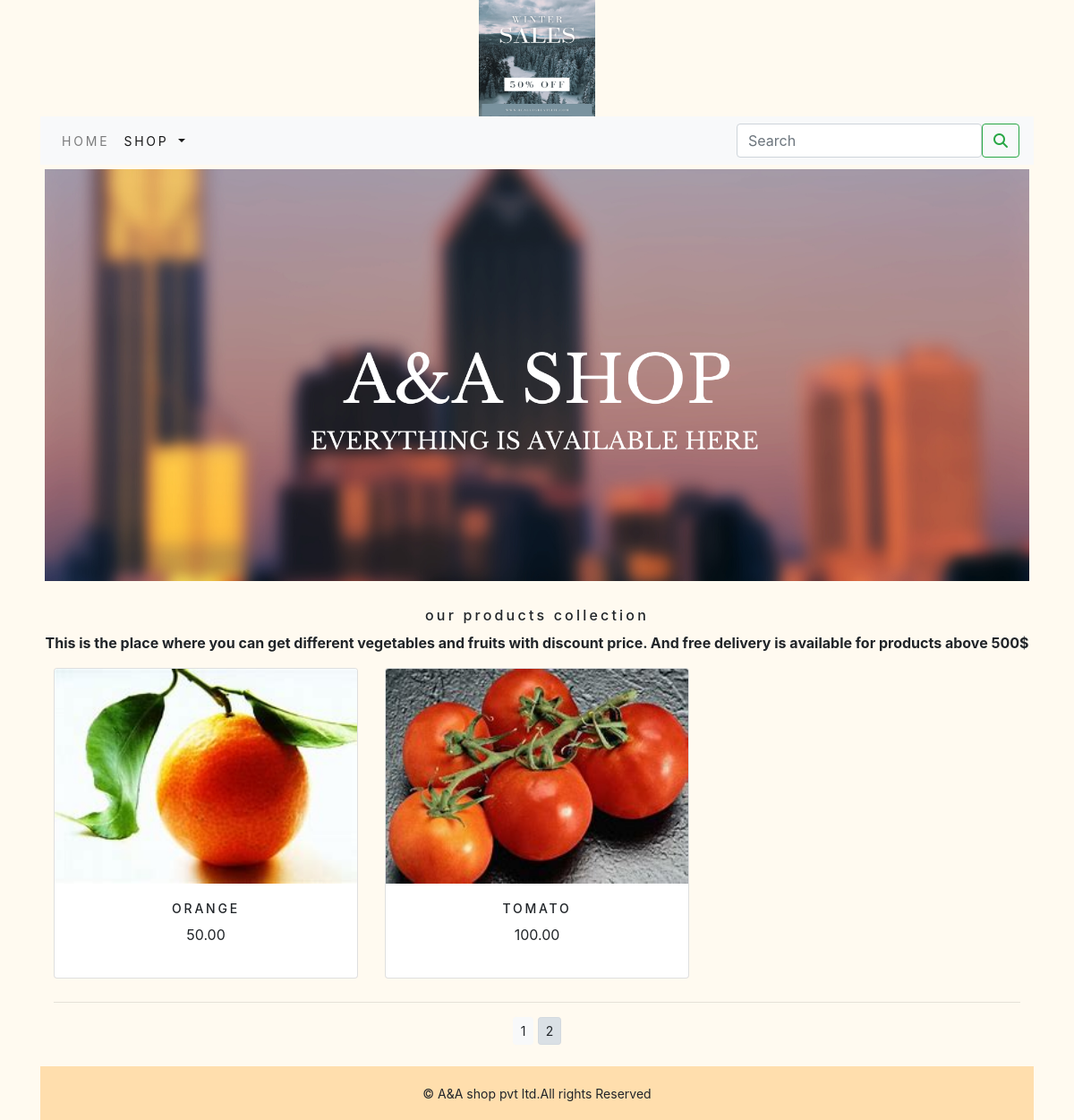
Screenshot of /shop/?page=2 with the database file from the repository.
### shop/models.py (models this page shows, shortened)
class Product(models.Model):
    name = models.CharField(max_length=250, unique=True)
    slug = models.SlugField(max_length=250, unique=True)
    description = models.TextField(blank=True)
    price = models.DecimalField(max_digits=10, decimal_places=2)
    category = models.ForeignKey(category, on_delete=models.CASCADE)
    image = models.ImageField(upload_to='product', blank=True)
    stock = models.IntegerField()
    available = models.BooleanField(default=True)
    created = models.DateTimeField(auto_now_add=True)
    updated = models.DateTimeField(auto_now=True)
    def get_url(self):
        return reverse('shop:proCatdetail',args=[self.category.slug,self.slug])
    class Meta:
        ordering = ('name',)
        verbose_name = 'product'
        verbose_name_plural = 'products'

### shop/views.py (the view)
# urls.py: path('',views.allProdCat,name='allProdCat'),
def allProdCat(request, c_slug=None):
    global paginator
    c_page = None
    products_list = None
    if c_slug!= None:
        c_page = get_object_or_404(category, slug=c_slug)
        products_list = Product.objects.all().filter(category=c_page, available=True)
    else:
        products_list = Product.objects.all().filter(available=True)
    paginator = Paginator(products_list, 6)
    try:
        page = int(request.GET.get('page', '1'))
    except:
        page = 1
    try:
        products = paginator.page(page)
    except (EmptyPage, InvalidPage):
        products = paginator.page(paginator.num_pages)
    return render(request, "category.html", {'category': c_page, 'products': products})

### cart/context_processors.py (called while the page is built)
def counter(request):
    item_count=0
    if 'admin' in request.path:
        return {}
    else:
        try:
            cart=Cart.objects.filter(cart_id=_cart_id(request))
            car_items=CartItem.objects.all().filter(cart=cart[:1])
            for cart_item in car_items:
                item_count += cart_item.quantity
        except Cart.DoesNotExist:
            item_count=0
    return dict(item_count=item_count)

### cart/views.py (called while the page is built)
def _cart_id(request):
    cart = request.session.session_key
    if not cart:
        cart = request.session.create()
    return cart

### shop/context_processors.py (called while the page is built)
def menu_links(request):
    links = category.objects.all()
    return dict(links=links)

### shop/models.py (called while the page is built)
    def get_url(self):
        return reverse('shop:products_by_category',args=[self.slug])

### templates/category.html (shortened to what this page needs)
{% extends 'base.html' %}
{% load static %}
{% block content %}
<div class="mx_auto">
    {% if category %}
         <img class="my_image" src="{{ category.image.url }}" alt="{{category.name}}">
</div>
    <br>
<div>
         <h1 class="text-center my_title">{{category.name}}</h1>
         <p class="text-justify">{{category.description}}</p>
</div>
     {% else %}
<div>
<img class="my_image my_image_padding " src="{% static 'img/banner.png' %}" alt="our products " width ='1250px;'>
</div>
<br>
<div>
    <h1 class="text-center my_title">our products collection </h1>
    <p class="text-center"><b> This is the place where you can get different vegetables and fruits with discount price. And free delivery is available for products above 500$ </b></p>
</div>
{% endif %}
<div class="container">
    <div class="row mx_auto">
        {% for product in products.object_list %}
        <div class="my_bottom_margin col-9 col-sm-12 col-md-4  xol-lg-4">
            <div class="card text-center" style="min-width:18rem;">
                <a href="{{product.get_url}}"><img class="card-img-top my_image" src="{{product.image.url}}" alt="{{product.name}}"></a>
                <div class="card-body">
                    <h4>{{product.name}}</h4>
                    <p>{{product.price}}</p>
                </div>
            </div>
        </div>
        {% endfor %}
    </div>
    <div class="mx-auto">
        {% if products.paginator.num_pages > 1 %}
        <hr>
        <div class="text-center">
            {% for pg in products.paginator.page_range %}
            <a href="?page={{pg}}" class="btn btn-light btn-sm {% if products.number == pg %} active {% endif %}">{{pg}}</a>
            {% endfor %}
        </div>
        {% endif %}
    </div>
    <br>
</div>
{% endblock %}

### static/css/custom.css (style rules this page uses)
body { font-family: 'Roboto', sans-serif; background-color:powderblue; }
.my_image { width :100%; height:auto; }
.my_title { font-size:16px; text_transform:uppercase; letter-spacing:.2em; }
.my_image_padding { padding :5px; }
.my_bottom_margin { margin-bottom :10px; }
.card-body h4 { font-size:14px; text-transform:uppercase; letter-spacing:.2em; }

### rows the page displays
Product: image (picture), name "ORANGE", price "50.00"
Product: image (picture), name "TOMATO", price "100.00"

### other values shown
{{ pg }} "1" "2"
